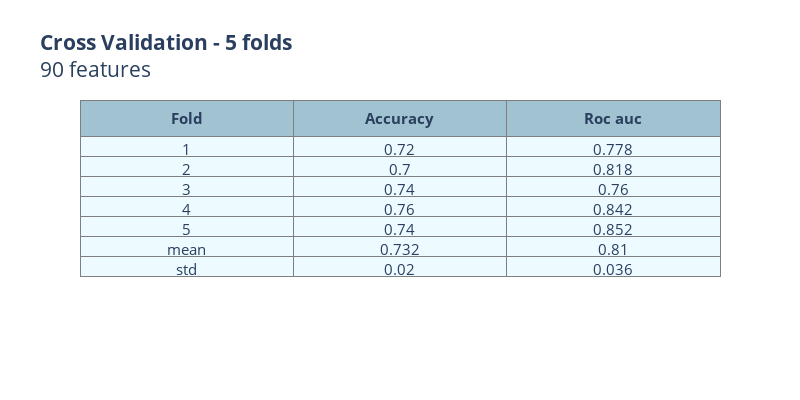

The cell this chart's notebook holds for it:
### Code cell
selector = RFE(liblinear_best_params_LR, n_features_to_select=90, step=1)
selector.fit(st_X,y)
scores_table(selector,st_X, y, '90 features')

### Figure 1 — Plotly figure (JSON) as saved in the notebook; plotly's stock layout.template omitted (floating-point values rounded to 4 significant figures)
{"data": [{"cells": {"align": ["center"], "fill": {"color": "#EDFAFF"}, "font": {"size": 15}, "line": {"color": "#7D7F80"}, "values": [["1", "2", "3", "4", "5", "mean", "std"], [0.72, 0.7, 0.74, 0.76, 0.74, 0.732, 0.02], [0.778, 0.818, 0.76, 0.842, 0.852, 0.81, 0.036]]}, "header": {"align": ["center"], "fill": {"color": "#a1c3d1"}, "font": {"size": 15}, "line": {"color": "#7D7F80"}, "values": ["<b>Fold", "<b>Accuracy", "<b>Roc auc"]}, "type": "table"}], "layout": {"font": {"size": 15}, "height": 400, "title": {"text": "<b>Cross Validation - 5 folds</b><br>90 features"}, "width": 800}}
